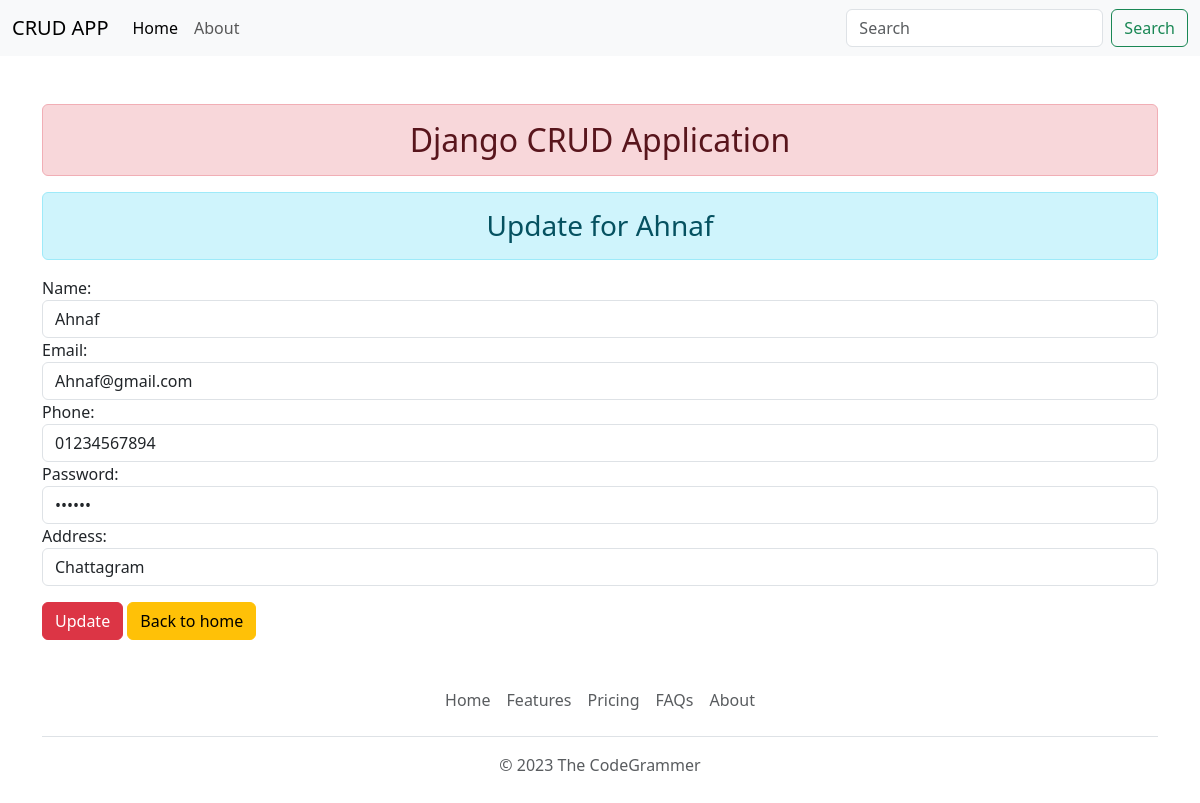
Screenshot of /update/32/ with the database file from the repository.
### student/models.py (models this page shows)
class student(models.Model):
    name = models.CharField(max_length=50)
    email = models.CharField(max_length=50)
    phone = models.CharField(max_length=50)
    password = models.CharField(max_length=50)
    address = models.CharField(max_length=300)

### student/views.py (the view)
# urls.py: path('update/<int:id>/', updateStudent, name='update_student'),
def updateStudent(request, id):
    students_data = student.objects.filter(pk=id)
    if students_data.exists():
        student_data = students_data.first()
    else:
        return redirect('index')
    attributes = ['name', 'email', 'phone', 'password', 'address']
    if request.method == "POST":
        for attr in attributes:
            setattr(student_data, attr, request.POST.get(attr))
            student_data.save()
        return redirect('/')
    context = {'student': student_data}
    return render(request, 'update.html', context)

### templates/update.html (shortened to what this page needs)
{% extends "base.html" %}
{% block content %}
{% load static %}
<div class="container">
<div class="row">
    <div class="col-sm-12">
        <h3 class='alert alert-info text-center'>Update for {{ student.name }}</h3>
        <form method="POST" action="{% url 'update_student' student.id %}">
            <div class="form-group">
                <label for="name">Name:</label>
                <input type="text" class="form-control" id="name" name="name" value="{{ student.name }}">
            </div>
            <div class="form-group">
                <label for="email">Email:</label>
                <input type="email" class="form-control" id="email" name="email" value="{{ student.email }}">
            </div>
            <div class="form-group">
                <label for="phone">Phone:</label>
                <input type="text" class="form-control" id="phone" name="phone" value="{{ student.phone }}">
            </div>
            <div class="form-group">
                <label for="password">Password:</label>
                <input type="password" class="form-control" id="password" name="password" value="{{ student.password }}">
            </div>
            <div class="form-group">
                <label for="address">Address:</label>
                <input type="text" class="form-control" id="address" name="address" value="{{ student.address }}">
            </div>
            <button type="submit" class="btn btn-danger w-80 mt-3">Update</button>
            <a href="{% url 'home' %}" type="submit" class="btn btn-warning w-60 mt-3">Back to home</a>
        </form>
    </div>
</div>
</div>
{% endblock content %}

### rows the page displays
student: name "Ahnaf", email "Ahnaf@gmail.com", phone "01234567894", address "Chattagram"
